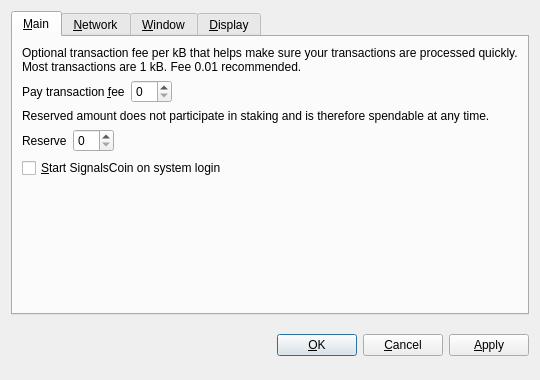
<?xml version="1.0" encoding="UTF-8"?>
<ui version="4.0">
 <class>OptionsDialog</class>
 <widget class="QDialog" name="OptionsDialog">
  <property name="geometry">
   <rect>
    <x>0</x>
    <y>0</y>
    <width>540</width>
    <height>380</height>
   </rect>
  </property>
  <property name="windowTitle">
   <string>Options</string>
  </property>
  <property name="modal">
   <bool>true</bool>
  </property>
  <layout class="QVBoxLayout" name="verticalLayout">
   <item>
    <widget class="QTabWidget" name="tabWidget">
     <property name="tabPosition">
      <enum>QTabWidget::North</enum>
     </property>
     <property name="currentIndex">
      <number>0</number>
     </property>
     <widget class="QWidget" name="tabMain">
      <attribute name="title">
       <string>&amp;Main</string>
      </attribute>
      <layout class="QVBoxLayout" name="verticalLayout_Main">
       <item>
        <widget class="QLabel" name="transactionFeeInfoLabel">
         <property name="text">
          <string>Optional transaction fee per kB that helps make sure your transactions are processed quickly. Most transactions are 1 kB. Fee 0.01 recommended.</string>
         </property>
         <property name="textFormat">
          <enum>Qt::PlainText</enum>
         </property>
         <property name="wordWrap">
          <bool>true</bool>
         </property>
        </widget>
       </item>
       <item>
        <layout class="QHBoxLayout" name="horizontalLayoutFee">
         <item>
          <widget class="QLabel" name="transactionFeeLabel">
           <property name="text">
            <string>Pay transaction &amp;fee</string>
           </property>
           <property name="textFormat">
            <enum>Qt::PlainText</enum>
           </property>
           <property name="buddy">
            <cstring>transactionFee</cstring>
           </property>
          </widget>
         </item>
         <item>
          <widget class="BitcoinAmountField" name="transactionFee"/>
         </item>
         <item>
          <spacer name="horizontalSpacerFee">
           <property name="orientation">
            <enum>Qt::Horizontal</enum>
           </property>
           <property name="sizeHint" stdset="0">
            <size>
             <width>40</width>
             <height>20</height>
            </size>
           </property>
          </spacer>
         </item>
        </layout>
       </item>
       <item>
        <widget class="QLabel" name="reserveBalanceInfoLabel">
         <property name="text">
          <string>Reserved amount does not participate in staking and is therefore spendable at any time.</string>
         </property>
         <property name="textFormat">
          <enum>Qt::PlainText</enum>
         </property>
         <property name="wordWrap">
          <bool>true</bool>
         </property>
        </widget>
       </item>
       <item>
        <layout class="QHBoxLayout" name="horizontalLayoutReserveBalance">
         <item>
          <widget class="QLabel" name="reserveBalanceLabel">
           <property name="text">
            <string>Reserve</string>
           </property>
           <property name="textFormat">
            <enum>Qt::PlainText</enum>
           </property>
           <property name="buddy">
            <cstring>reserveBalance</cstring>
           </property>
          </widget>
         </item>
         <item>
          <widget class="BitcoinAmountField" name="reserveBalance"/>
         </item>
         <item>
          <spacer name="horizontalSpacerReserveBalance">
           <property name="orientation">
            <enum>Qt::Horizontal</enum>
           </property>
           <property name="sizeHint" stdset="0">
            <size>
             <width>40</width>
             <height>20</height>
            </size>
           </property>
          </spacer>
         </item>
        </layout>
       </item>
       <item>
        <widget class="QCheckBox" name="bitcoinAtStartup">
         <property name="toolTip">
          <string>Automatically start SignalsCoin after logging in to the system.</string>
         </property>
         <property name="text">
          <string>&amp;Start SignalsCoin on system login</string>
         </property>
        </widget>
       </item>
       <item>
        <spacer name="verticalSpacer_Main">
         <property name="orientation">
          <enum>Qt::Vertical</enum>
         </property>
         <property name="sizeHint" stdset="0">
          <size>
           <width>20</width>
           <height>40</height>
          </size>
         </property>
        </spacer>
       </item>
      </layout>
     </widget>
     <widget class="QWidget" name="tabNetwork">
      <attribute name="title">
       <string>&amp;Network</string>
      </attribute>
      <layout class="QVBoxLayout" name="verticalLayout_Network">
       <item>
        <widget class="QCheckBox" name="mapPortUpnp">
         <property name="toolTip">
          <string>Automatically open the SignalsCoin client port on the router. This only works when your router supports UPnP and it is enabled.</string>
         </property>
         <property name="text">
          <string>Map port using &amp;UPnP</string>
         </property>
        </widget>
       </item>
       <item>
        <widget class="QCheckBox" name="connectSocks">
         <property name="toolTip">
          <string>Connect to the SignalsCoin network through a SOCKS proxy (e.g. when connecting through Tor).</string>
         </property>
         <property name="text">
          <string>&amp;Connect through SOCKS proxy:</string>
         </property>
        </widget>
       </item>
       <item>
        <layout class="QHBoxLayout" name="horizontalLayout_Network">
         <item>
          <widget class="QLabel" name="proxyIpLabel">
           <property name="text">
            <string>Proxy &amp;IP:</string>
           </property>
           <property name="textFormat">
            <enum>Qt::PlainText</enum>
           </property>
           <property name="buddy">
            <cstring>proxyIp</cstring>
           </property>
          </widget>
         </item>
         <item>
          <widget class="QValidatedLineEdit" name="proxyIp">
           <property name="maximumSize">
            <size>
             <width>140</width>
             <height>16777215</height>
            </size>
           </property>
           <property name="toolTip">
            <string>IP address of the proxy (e.g. 127.0.0.1)</string>
           </property>
          </widget>
         </item>
         <item>
          <widget class="QLabel" name="proxyPortLabel">
           <property name="text">
            <string>&amp;Port:</string>
           </property>
           <property name="textFormat">
            <enum>Qt::PlainText</enum>
           </property>
           <property name="buddy">
            <cstring>proxyPort</cstring>
           </property>
          </widget>
         </item>
         <item>
          <widget class="QLineEdit" name="proxyPort">
           <property name="maximumSize">
            <size>
             <width>55</width>
             <height>16777215</height>
            </size>
           </property>
           <property name="toolTip">
            <string>Port of the proxy (e.g. 9050)</string>
           </property>
          </widget>
         </item>
         <item>
          <widget class="QLabel" name="socksVersionLabel">
           <property name="text">
            <string>SOCKS &amp;Version:</string>
           </property>
           <property name="textFormat">
            <enum>Qt::PlainText</enum>
           </property>
           <property name="buddy">
            <cstring>socksVersion</cstring>
           </property>
          </widget>
         </item>
         <item>
          <widget class="QValueComboBox" name="socksVersion">
           <property name="toolTip">
            <string>SOCKS version of the proxy (e.g. 5)</string>
           </property>
          </widget>
         </item>
         <item>
          <spacer name="horizontalSpacer_Network">
           <property name="orientation">
            <enum>Qt::Horizontal</enum>
           </property>
           <property name="sizeHint" stdset="0">
            <size>
             <width>40</width>
             <height>20</height>
            </size>
           </property>
          </spacer>
         </item>
        </layout>
       </item>
       <item>
        <spacer name="verticalSpacer_Network">
         <property name="orientation">
          <enum>Qt::Vertical</enum>
         </property>
         <property name="sizeHint" stdset="0">
          <size>
           <width>20</width>
           <height>40</height>
          </size>
         </property>
        </spacer>
       </item>
      </layout>
     </widget>
     <widget class="QWidget" name="tabWindow">
      <attribute name="title">
       <string>&amp;Window</string>
      </attribute>
      <layout class="QVBoxLayout" name="verticalLayout_Window">
       <item>
        <widget class="QCheckBox" name="minimizeToTray">
         <property name="toolTip">
          <string>Show only a tray icon after minimizing the window.</string>
         </property>
         <property name="text">
          <string>&amp;Minimize to the tray instead of the taskbar</string>
         </property>
        </widget>
       </item>
       <item>
        <widget class="QCheckBox" name="minimizeOnClose">
         <property name="toolTip">
          <string>Minimize instead of exit the application when the window is closed. When this option is enabled, the application will be closed only after selecting Quit in the menu.</string>
         </property>
         <property name="text">
          <string>M&amp;inimize on close</string>
         </property>
        </widget>
       </item>
       <item>
        <spacer name="verticalSpacer_Window">
         <property name="orientation">
          <enum>Qt::Vertical</enum>
         </property>
         <property name="sizeHint" stdset="0">
          <size>
           <width>20</width>
           <height>40</height>
          </size>
         </property>
        </spacer>
       </item>
      </layout>
     </widget>
     <widget class="QWidget" name="tabDisplay">
      <attribute name="title">
       <string>&amp;Display</string>
      </attribute>
      <layout class="QVBoxLayout" name="verticalLayout_Display">
       <item>
        <layout class="QHBoxLayout" name="horizontalLayout_1_Display">
         <item>
          <widget class="QLabel" name="langLabel">
           <property name="text">
            <string>User Interface &amp;language:</string>
           </property>
           <property name="textFormat">
            <enum>Qt::PlainText</enum>
           </property>
           <property name="buddy">
            <cstring>lang</cstring>
           </property>
          </widget>
         </item>
         <item>
          <widget class="QValueComboBox" name="lang">
           <property name="toolTip">
            <string>The user interface language can be set here. This setting will take effect after restarting SignalsCoin.</string>
           </property>
          </widget>
         </item>
        </layout>
       </item>
       <item>
        <layout class="QHBoxLayout" name="horizontalLayout_2_Display">
         <item>
          <widget class="QLabel" name="unitLabel">
           <property name="text">
            <string>&amp;Unit to show amounts in:</string>
           </property>
           <property name="textFormat">
            <enum>Qt::PlainText</enum>
           </property>
           <property name="buddy">
            <cstring>unit</cstring>
           </property>
          </widget>
         </item>
         <item>
          <widget class="QValueComboBox" name="unit">
           <property name="toolTip">
            <string>Choose the default subdivision unit to show in the interface and when sending coins.</string>
           </property>
          </widget>
         </item>
        </layout>
       </item>
       <item>
        <widget class="QCheckBox" name="displayAddresses">
         <property name="toolTip">
          <string>Whether to show SignalsCoin addresses in the transaction list or not.</string>
         </property>
         <property name="text">
          <string>&amp;Display addresses in transaction list</string>
         </property>
        </widget>
       </item>
       <item>
        <widget class="QCheckBox" name="coinControlFeatures">
         <property name="toolTip">
          <string>Whether to show coin control features or not.</string>
         </property>
         <property name="text">
          <string>Display coin &amp;control features (experts only!)</string>
         </property>
        </widget>
       </item>
       <item>
        <spacer name="verticalSpacer_Display">
         <property name="orientation">
          <enum>Qt::Vertical</enum>
         </property>
         <property name="sizeHint" stdset="0">
          <size>
           <width>20</width>
           <height>40</height>
          </size>
         </property>
        </spacer>
       </item>
      </layout>
     </widget>
    </widget>
   </item>
   <item>
    <layout class="QHBoxLayout" name="horizontalLayout_Buttons">
     <item>
      <spacer name="horizontalSpacer_1">
       <property name="orientation">
        <enum>Qt::Horizontal</enum>
       </property>
       <property name="sizeHint" stdset="0">
        <size>
         <width>40</width>
         <height>48</height>
        </size>
       </property>
      </spacer>
     </item>
     <item>
      <widget class="QLabel" name="statusLabel">
       <property name="font">
        <font>
         <weight>75</weight>
         <bold>true</bold>
        </font>
       </property>
       <property name="text">
        <string/>
       </property>
       <property name="textFormat">
        <enum>Qt::PlainText</enum>
       </property>
       <property name="wordWrap">
        <bool>true</bool>
       </property>
      </widget>
     </item>
     <item>
      <spacer name="horizontalSpacer_2">
       <property name="orientation">
        <enum>Qt::Horizontal</enum>
       </property>
       <property name="sizeHint" stdset="0">
        <size>
         <width>40</width>
         <height>48</height>
        </size>
       </property>
      </spacer>
     </item>
     <item>
      <widget class="QPushButton" name="okButton">
       <property name="text">
        <string>&amp;OK</string>
       </property>
      </widget>
     </item>
     <item>
      <widget class="QPushButton" name="cancelButton">
       <property name="text">
        <string>&amp;Cancel</string>
       </property>
       <property name="autoDefault">
        <bool>false</bool>
       </property>
      </widget>
     </item>
     <item>
      <widget class="QPushButton" name="applyButton">
       <property name="text">
        <string>&amp;Apply</string>
       </property>
       <property name="autoDefault">
        <bool>false</bool>
       </property>
      </widget>
     </item>
    </layout>
   </item>
  </layout>
 </widget>
 <customwidgets>
  <customwidget>
   <class>BitcoinAmountField</class>
   <extends>QSpinBox</extends>
   <header>bitcoinamountfield.h</header>
  </customwidget>
  <customwidget>
   <class>QValueComboBox</class>
   <extends>QComboBox</extends>
   <header>qvaluecombobox.h</header>
  </customwidget>
  <customwidget>
   <class>QValidatedLineEdit</class>
   <extends>QLineEdit</extends>
   <header>qvalidatedlineedit.h</header>
  </customwidget>
 </customwidgets>
 <resources/>
 <connections/>
</ui>
